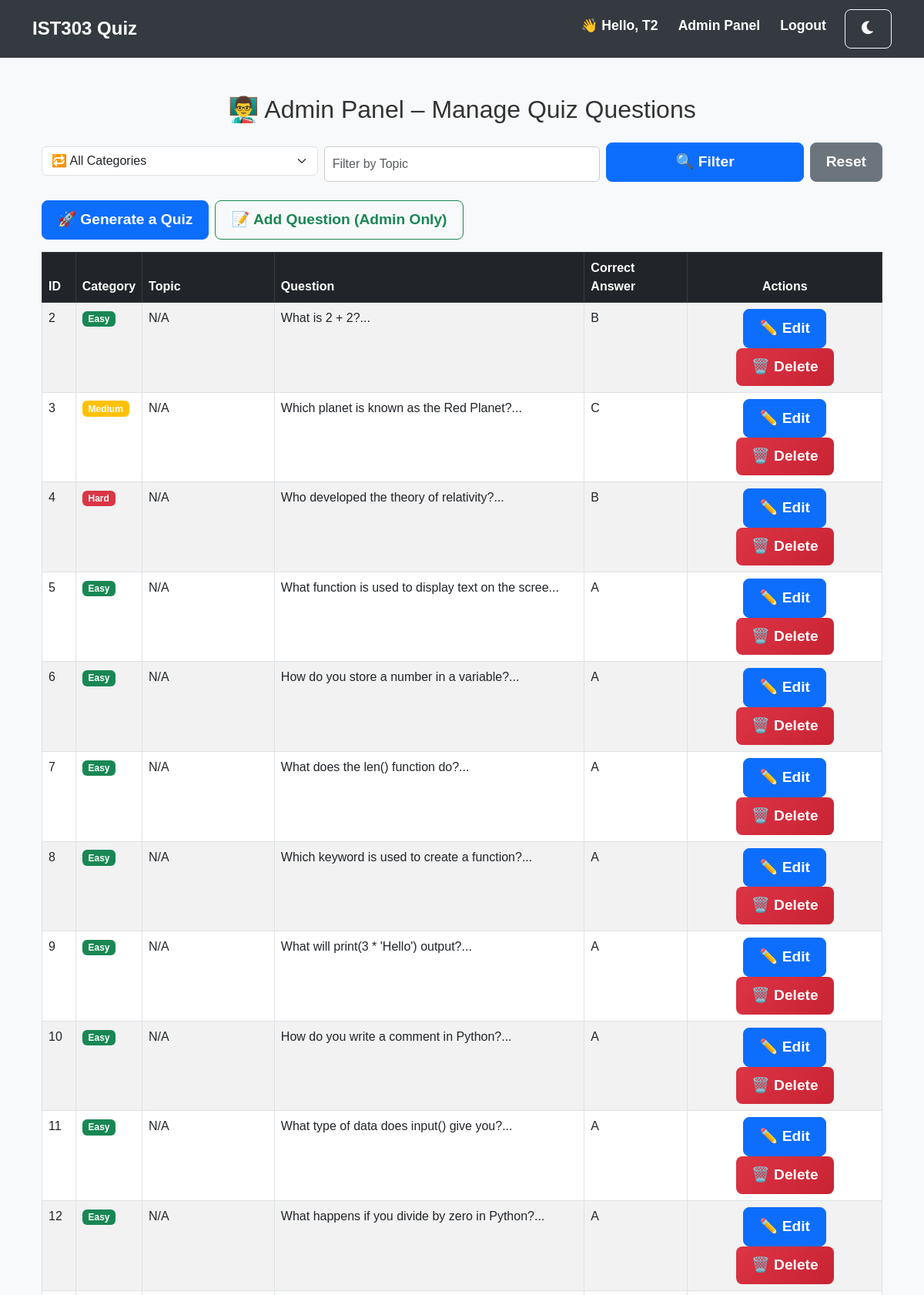
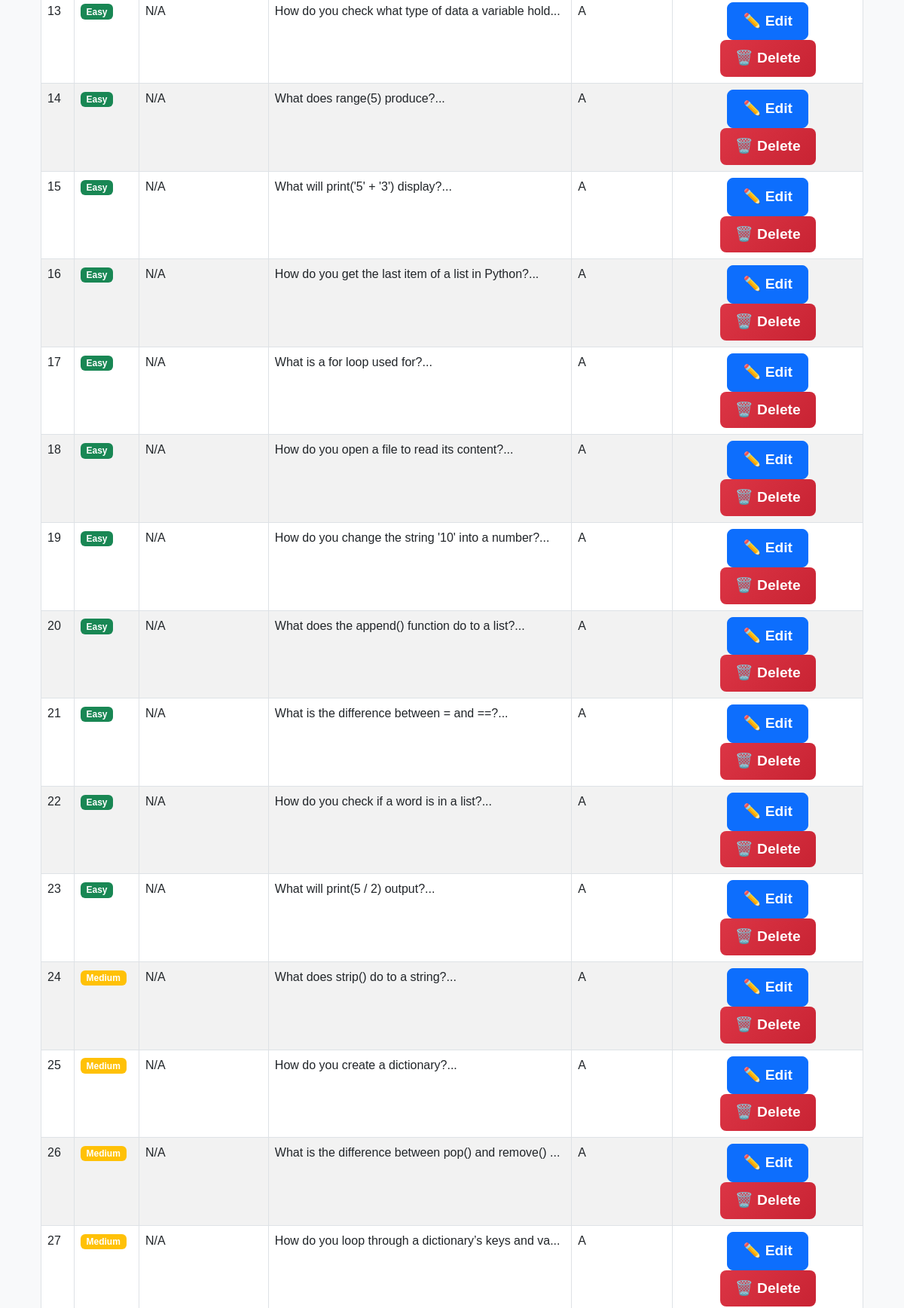
/admin (signed in, upper part), run on the app's committed database (2 pictures, top to bottom).
### tables this page shows
CREATE TABLE users (
    id INTEGER PRIMARY KEY AUTOINCREMENT,
    username TEXT NOT NULL UNIQUE,
    password TEXT NOT NULL,
    role TEXT NOT NULL DEFAULT 'student'  -- ðŸ‘ˆ NEW: added role column
);

CREATE TABLE quiz_questions (
    id INTEGER PRIMARY KEY AUTOINCREMENT,
    category TEXT NOT NULL,    -- easy, medium, or hard
    question TEXT NOT NULL,
    option_a TEXT NOT NULL,
    option_b TEXT NOT NULL,
    option_c TEXT NOT NULL,
    option_d TEXT NOT NULL,
    correct_answer TEXT NOT NULL CHECK(correct_answer IN ('A', 'B', 'C', 'D')),  
    explanation TEXT NOT NULL  -- Explanation for why the answer is correct or incorrect
, topic TEXT);

### app.py (the view)
@app.route('/admin')
@login_required
def admin_panel():
    if current_user.role != 'teacher':
        flash("Access denied: Only teachers can access this page.", "danger")
        return redirect(url_for('index'))
    category = request.args.get('category', '').strip().lower()
    topic = request.args.get('topic', '').strip().lower()
    conn = get_db_connection()
    query = "SELECT * FROM quiz_questions WHERE 1=1"
    params = []
    if category:
        query += " AND LOWER(category) = ?"
        params.append(category)
    if topic:
        query += " AND LOWER(topic) LIKE ?"
        params.append(f"%{topic}%")
    questions = conn.execute(query, tuple(params)).fetchall()
    conn.close()
    return render_template("admin_panel.html", questions=questions,
                           filter_category=category, filter_topic=topic)

### app.py (called while the page is built)
def get_db_connection():
    db_path = app.config.get('DATABASE', 'database.db')
    conn = sqlite3.connect(db_path)
    conn.row_factory = sqlite3.Row
    return conn

@login_manager.user_loader
def load_user(user_id):
    conn = get_db_connection()
    user = conn.execute('SELECT * FROM users WHERE id = ?', (user_id,)).fetchone()
    conn.close()
    if user:
        return User(user['id'], user['username'], user['role'])  # 👈 Include role
    return None

### templates/admin_panel.html (shortened to what this page needs)
{% extends 'base.html' %}
{% block content %}
<div class="container mt-5">
    <h2 class="mb-4 text-center">👨‍🏫 Admin Panel – Manage Quiz Questions</h2>
    <form method="GET" action="{{ url_for('admin_panel') }}" class="row g-2 mb-4">
        <div class="col-md-4">
            <select name="category" class="form-select">
                <option value="">🔁 All Categories</option>
            </select>
        </div>
        <div class="col-md-4">
            <input type="text" name="topic" class="form-control" placeholder="Filter by Topic" value="{{ filter_topic }}">
        </div>
        <div class="col-md-4 d-flex gap-2">
            <button type="submit" class="btn btn-primary w-100">🔍 Filter</button>
            <a href="{{ url_for('admin_panel') }}" class="btn btn-secondary">Reset</a>
        </div>
    </form>
    <div class="d-flex justify-content-start mb-3 gap-2">
        <a href="{{ url_for('generate_quiz') }}" class="btn btn-primary">🚀 Generate a Quiz</a>
        <a href="{{ url_for('add_question') }}" class="btn btn-outline-success">📝 Add Question (Admin Only)</a>
    </div>
    <table class="table table-bordered table-striped">
        <thead class="table-dark">
            <tr>
                <th>ID</th>
                <th>Category</th>
                <th>Topic</th>
                <th>Question</th>
                <th>Correct Answer</th>
                <th class="text-center">Actions</th>
            </tr>
        </thead>
        <tbody>
            {% for q in questions %}
            <tr>
                <td>{{ q.id }}</td>
                <td>
                    <span class="badge bg-{% if q.category == 'easy' %}success{% elif q.category == 'medium' %}warning{% else %}danger{% endif %}">
                        {{ q.category|capitalize }}
                    </span>
                </td>
                <td>{{ q.topic or 'N/A' }}</td>
                <td>{{ q.question[:50] }}...</td>
                <td>{{ q.correct_answer }}</td>
                <td class="text-center">
                    <a href="{{ url_for('edit_question', question_id=q.id) }}" class="btn btn-primary btn-sm">✏️ Edit</a>
                    <a href="{{ url_for('delete_question', question_id=q.id) }}" class="btn btn-danger btn-sm" onclick="return confirm('Delete this question?')">🗑️ Delete</a>
                </td>
            </tr>
            {% endfor %}
        </tbody>
    </table>
</div>
{% endblock %}

### templates/base.html (shortened to what this page needs)
<!DOCTYPE html>
<html lang="en">
<head>
    <link rel="stylesheet" href="https://cdn.jsdelivr.net/npm/bootstrap@5.3.0/dist/css/bootstrap.min.css">
    <link rel="stylesheet" href="{{ url_for('static', filename='style.css') }}">
    <link rel="stylesheet" href="https://cdnjs.cloudflare.com/ajax/libs/font-awesome/6.0.0/css/all.min.css">
</head>
<body class="">
    <nav class="navbar navbar-expand-lg navbar-dark bg-dark">
        <div class="container">
            <a class="navbar-brand" href="{{ url_for('index') }}">IST303 Quiz</a>
            <div class="collapse navbar-collapse justify-content-end" id="navbarNav">
                <ul class="navbar-nav">
                    {% if current_user.is_authenticated %}
                        <li class="nav-item">
                            <span class="nav-link text-light fw-bold">👋 Hello, {{ current_user.username }}</span>
                        </li>
                        {% if current_user.role == 'teacher' %}
                            <li class="nav-item">
                                <a class="nav-link text-info fw-bold" href="{{ url_for('admin_panel') }}">Admin Panel</a>
                            </li>
                        {% endif %}
                        <li class="nav-item">
                            <a class="nav-link text-danger fw-bold" href="{{ url_for('logout') }}">Logout</a>
                        </li>
                    {% else %}
                        <li class="nav-item">
                            <a class="nav-link text-light" href="{{ url_for('login') }}">Login</a>
                        </li>
                    {% endif %}
                    <li class="nav-item">
                        <button class="btn btn-outline-light ms-3" onclick="toggleDarkMode()">
                            <i class="fas fa-moon"></i>
                        </button>
                    </li>
                </ul>
            </div>
        </div>
    </nav>
    <div class="container mt-4">
        {% block content %}{% endblock %}
    </div>
</body>
</html>

### static/style.css (style rules this page uses)
body { font-family: "Poppins", sans-serif; background-color: #f8f9fa; color: #333; margin: 0; padding: 0; transition: background 0.3s ease-in-out, color 0.3s ease-in-out; }
.navbar { background-color: #343a40 !important; padding: 12px 20px; transition: background 0.3s ease-in-out; }
.navbar-brand { font-size: 1.5rem; font-weight: bold; color: white !important; }
.navbar .nav-link { font-size: 1.1rem; font-weight: bold; margin-left: 10px; color: white !important; }
.btn { font-size: 1.2rem; font-weight: bold; padding: 10px 20px; transition: all 0.3s ease-in-out; border-radius: 8px; }
.btn-danger { background: linear-gradient(135deg, #dc3545, #c82333); border: none; }
input[type="text"], input[type="password"], input[type="email"], select, textarea { width: 100%; padding: 10px; margin-top: 5px; border: 1px solid #ccc; border-radius: 5px; font-size: 1rem; transition: border-color 0.3s ease-in-out, box-shadow 0.3s ease-in-out; }

### data on the page
users: username "T2"
quiz_questions: id "2", category "Easy", topic "N/A", question "What is 2 + 2?", correct_answer "B"
quiz_questions: id "3", category "Medium", topic "N/A", question "Which planet is known as the Red Planet?", correct_answer "C"
quiz_questions: id "4", category "Hard", topic "N/A", question "Who developed the theory of relativity?", correct_answer "B"
quiz_questions: id "5", category "Easy", topic "N/A", question "What function is used to display text on the scree", correct_answer "A"
quiz_questions: id "6", category "Easy", topic "N/A", question "How do you store a number in a variable?", correct_answer "A"
quiz_questions: id "7", category "Easy", topic "N/A", question "What does the len() function do?", correct_answer "A"
quiz_questions: id "8", category "Easy", topic "N/A", question "Which keyword is used to create a function?", correct_answer "A"
quiz_questions: id "9", category "Easy", topic "N/A", question "What will print(3 * 'Hello') output?", correct_answer "A"
quiz_questions: id "10", category "Easy", topic "N/A", question "How do you write a comment in Python?", correct_answer "A"
quiz_questions: id "11", category "Easy", topic "N/A", question "What type of data does input() give you?", correct_answer "A"
quiz_questions: id "12", category "Easy", topic "N/A", question "What happens if you divide by zero in Python?", correct_answer "A"
quiz_questions: id "13", category "Easy", topic "N/A", question "How do you check what type of data a variable hold", correct_answer "A"
quiz_questions: id "14", category "Easy", topic "N/A", question "What does range(5) produce?", correct_answer "A"
quiz_questions: id "15", category "Easy", topic "N/A", question "What will print('5' + '3') display?", correct_answer "A"
quiz_questions: id "16", category "Easy", topic "N/A", question "How do you get the last item of a list in Python?", correct_answer "A"
quiz_questions: id "17", category "Easy", topic "N/A", question "What is a for loop used for?", correct_answer "A"
quiz_questions: id "18", category "Easy", topic "N/A", question "How do you open a file to read its content?", correct_answer "A"
quiz_questions: id "19", category "Easy", topic "N/A", question "How do you change the string '10' into a number?", correct_answer "A"
quiz_questions: id "20", category "Easy", topic "N/A", question "What does the append() function do to a list?", correct_answer "A"
quiz_questions: id "21", category "Easy", topic "N/A", question "What is the difference between = and ==?", correct_answer "A"
quiz_questions: id "22", category "Easy", topic "N/A", question "How do you check if a word is in a list?", correct_answer "A"
quiz_questions: id "23", category "Easy", topic "N/A", question "What will print(5 / 2) output?", correct_answer "A"
quiz_questions: id "24", category "Medium", topic "N/A", question "What does strip() do to a string?", correct_answer "A"
quiz_questions: id "25", category "Medium", topic "N/A", question "How do you create a dictionary?", correct_answer "A"
quiz_questions: id "26", category "Medium", topic "N/A", question "What is the difference between pop() and remove()", correct_answer "A"
quiz_questions: id "27", category "Medium", topic "N/A", question "How do you loop through a dictionary’s keys and va", correct_answer "A"
